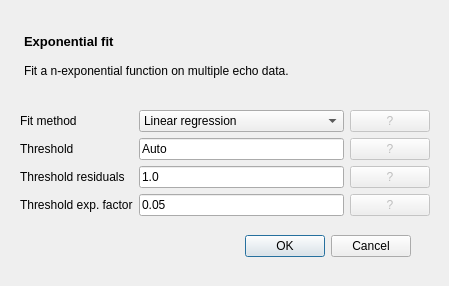
<?xml version="1.0" encoding="UTF-8"?>
<ui version="4.0">
 <class>ExpFit_View</class>
 <widget class="QDialog" name="ExpFit_View">
  <property name="geometry">
   <rect>
    <x>0</x>
    <y>0</y>
    <width>449</width>
    <height>286</height>
   </rect>
  </property>
  <property name="windowTitle">
   <string>Exponential fit</string>
  </property>
  <widget class="QDialogButtonBox" name="buttonBox">
   <property name="geometry">
    <rect>
     <x>70</x>
     <y>230</y>
     <width>341</width>
     <height>32</height>
    </rect>
   </property>
   <property name="toolTipDuration">
    <number>-1</number>
   </property>
   <property name="orientation">
    <enum>Qt::Horizontal</enum>
   </property>
   <property name="standardButtons">
    <set>QDialogButtonBox::Cancel|QDialogButtonBox::Ok</set>
   </property>
  </widget>
  <widget class="QWidget" name="gridLayoutWidget">
   <property name="geometry">
    <rect>
     <x>20</x>
     <y>30</y>
     <width>410</width>
     <height>186</height>
    </rect>
   </property>
   <layout class="QGridLayout" name="gridLayout">
    <item row="5" column="1">
     <widget class="QLineEdit" name="lineEdit_2">
      <property name="text">
       <string>1.0</string>
      </property>
     </widget>
    </item>
    <item row="5" column="2">
     <widget class="QPushButton" name="pushButton_3">
      <property name="enabled">
       <bool>false</bool>
      </property>
      <property name="mouseTracking">
       <bool>true</bool>
      </property>
      <property name="toolTip">
       <string>Threshold on normalized residual errors to discard wrong fits. 
Pixels with residual errors above this threshold are discarded. 
Accepted values are in the range [0, 1]. A value of 1 retains all the fitted values.</string>
      </property>
      <property name="text">
       <string>?</string>
      </property>
     </widget>
    </item>
    <item row="4" column="0">
     <widget class="QLabel" name="label_2">
      <property name="sizePolicy">
       <sizepolicy hsizetype="Expanding" vsizetype="Preferred">
        <horstretch>0</horstretch>
        <verstretch>0</verstretch>
       </sizepolicy>
      </property>
      <property name="text">
       <string>Threshold</string>
      </property>
     </widget>
    </item>
    <item row="3" column="0">
     <widget class="QLabel" name="label">
      <property name="sizePolicy">
       <sizepolicy hsizetype="Expanding" vsizetype="Preferred">
        <horstretch>0</horstretch>
        <verstretch>0</verstretch>
       </sizepolicy>
      </property>
      <property name="text">
       <string>Fit method</string>
      </property>
     </widget>
    </item>
    <item row="3" column="1">
     <widget class="QComboBox" name="comboBox">
      <property name="sizePolicy">
       <sizepolicy hsizetype="MinimumExpanding" vsizetype="Fixed">
        <horstretch>0</horstretch>
        <verstretch>0</verstretch>
       </sizepolicy>
      </property>
      <item>
       <property name="text">
        <string>Linear regression</string>
       </property>
      </item>
      <item>
       <property name="text">
        <string>Linear regression bi-exponential</string>
       </property>
      </item>
      <item>
       <property name="text">
        <string>Piecewise linear regression</string>
       </property>
      </item>
      <item>
       <property name="text">
        <string>NNLS mono-exponential</string>
       </property>
      </item>
      <item>
       <property name="text">
        <string>NNLS bi-exponential</string>
       </property>
      </item>
      <item>
       <property name="text">
        <string>NNLS tri-exponential</string>
       </property>
      </item>
     </widget>
    </item>
    <item row="0" column="0" colspan="3">
     <widget class="QTextEdit" name="textEdit">
      <property name="enabled">
       <bool>true</bool>
      </property>
      <property name="sizePolicy">
       <sizepolicy hsizetype="Minimum" vsizetype="Maximum">
        <horstretch>0</horstretch>
        <verstretch>0</verstretch>
       </sizepolicy>
      </property>
      <property name="sizeIncrement">
       <size>
        <width>0</width>
        <height>0</height>
       </size>
      </property>
      <property name="baseSize">
       <size>
        <width>0</width>
        <height>0</height>
       </size>
      </property>
      <property name="autoFillBackground">
       <bool>true</bool>
      </property>
      <property name="styleSheet">
       <string notr="true">background: rgba(0,0,0,0%)</string>
      </property>
      <property name="frameShape">
       <enum>QFrame::NoFrame</enum>
      </property>
      <property name="verticalScrollBarPolicy">
       <enum>Qt::ScrollBarAlwaysOff</enum>
      </property>
      <property name="readOnly">
       <bool>true</bool>
      </property>
      <property name="html">
       <string>&lt;!DOCTYPE HTML PUBLIC &quot;-//W3C//DTD HTML 4.0//EN&quot; &quot;http://www.w3.org/TR/REC-html40/strict.dtd&quot;&gt;
&lt;html&gt;&lt;head&gt;&lt;meta name=&quot;qrichtext&quot; content=&quot;1&quot; /&gt;&lt;style type=&quot;text/css&quot;&gt;
p, li { white-space: pre-wrap; }
&lt;/style&gt;&lt;/head&gt;&lt;body style=&quot; font-family:'Sans Serif'; font-size:9pt; font-weight:400; font-style:normal;&quot;&gt;
&lt;p style=&quot; margin-top:0px; margin-bottom:0px; margin-left:0px; margin-right:0px; -qt-block-indent:0; text-indent:0px;&quot;&gt;&lt;span style=&quot; font-size:10pt; font-weight:600;&quot;&gt;Exponential&lt;/span&gt;&lt;span style=&quot; font-size:10pt;&quot;&gt; &lt;/span&gt;&lt;span style=&quot; font-size:10pt; font-weight:600;&quot;&gt;fit&lt;/span&gt;&lt;/p&gt;
&lt;p style=&quot;-qt-paragraph-type:empty; margin-top:0px; margin-bottom:0px; margin-left:0px; margin-right:0px; -qt-block-indent:0; text-indent:0px; font-size:10pt;&quot;&gt;&lt;br /&gt;&lt;/p&gt;
&lt;p style=&quot; margin-top:0px; margin-bottom:0px; margin-left:0px; margin-right:0px; -qt-block-indent:0; text-indent:0px;&quot;&gt;Fit a n-exponential function on multiple echo data.&lt;/p&gt;&lt;/body&gt;&lt;/html&gt;</string>
      </property>
     </widget>
    </item>
    <item row="4" column="1">
     <widget class="QLineEdit" name="lineEdit">
      <property name="sizePolicy">
       <sizepolicy hsizetype="MinimumExpanding" vsizetype="Fixed">
        <horstretch>0</horstretch>
        <verstretch>0</verstretch>
       </sizepolicy>
      </property>
      <property name="text">
       <string>Auto</string>
      </property>
     </widget>
    </item>
    <item row="3" column="2">
     <widget class="QPushButton" name="pushButton_2">
      <property name="enabled">
       <bool>false</bool>
      </property>
      <property name="sizePolicy">
       <sizepolicy hsizetype="Fixed" vsizetype="Fixed">
        <horstretch>0</horstretch>
        <verstretch>0</verstretch>
       </sizepolicy>
      </property>
      <property name="mouseTracking">
       <bool>true</bool>
      </property>
      <property name="toolTip">
       <string>Fit method: linear regression on the log of the data, 
or non-negative least squares fitting of n-exponential</string>
      </property>
      <property name="toolTipDuration">
       <number>-1</number>
      </property>
      <property name="text">
       <string>?</string>
      </property>
     </widget>
    </item>
    <item row="4" column="2">
     <widget class="QPushButton" name="pushButton">
      <property name="enabled">
       <bool>false</bool>
      </property>
      <property name="sizePolicy">
       <sizepolicy hsizetype="Fixed" vsizetype="Fixed">
        <horstretch>0</horstretch>
        <verstretch>0</verstretch>
       </sizepolicy>
      </property>
      <property name="mouseTracking">
       <bool>true</bool>
      </property>
      <property name="toolTip">
       <string>Threshold on pixel values to discard low SNR pixels from the fitting. 
Default: auto threshold based on gaussian mixture on the histogram values. 
Set the value to 0 for no threshold</string>
      </property>
      <property name="toolTipDuration">
       <number>-1</number>
      </property>
      <property name="text">
       <string>?</string>
      </property>
     </widget>
    </item>
    <item row="5" column="0">
     <widget class="QLabel" name="label_3">
      <property name="text">
       <string>Threshold residuals</string>
      </property>
     </widget>
    </item>
    <item row="6" column="0">
     <widget class="QLabel" name="label_4">
      <property name="text">
       <string>Threshold exp. factor</string>
      </property>
     </widget>
    </item>
    <item row="6" column="1">
     <widget class="QLineEdit" name="lineEdit_3">
      <property name="text">
       <string>0.05</string>
      </property>
     </widget>
    </item>
    <item row="6" column="2">
     <widget class="QPushButton" name="pushButton_4">
      <property name="enabled">
       <bool>false</bool>
      </property>
      <property name="mouseTracking">
       <bool>true</bool>
      </property>
      <property name="toolTip">
       <string>Threshold on exponential factor to discard wrong fits. 
When exp factor is very small, the fit is a line. 
Pixels with exponential factor below this threshold are discarded. 
Accepted values are in the range [0, 1].
 Default value=0.05. A value of 0 retains all the fitted values.</string>
      </property>
      <property name="text">
       <string>?</string>
      </property>
     </widget>
    </item>
   </layout>
  </widget>
 </widget>
 <resources/>
 <connections>
  <connection>
   <sender>buttonBox</sender>
   <signal>accepted()</signal>
   <receiver>ExpFit_View</receiver>
   <slot>accept()</slot>
   <hints>
    <hint type="sourcelabel">
     <x>248</x>
     <y>254</y>
    </hint>
    <hint type="destinationlabel">
     <x>157</x>
     <y>274</y>
    </hint>
   </hints>
  </connection>
  <connection>
   <sender>buttonBox</sender>
   <signal>rejected()</signal>
   <receiver>ExpFit_View</receiver>
   <slot>reject()</slot>
   <hints>
    <hint type="sourcelabel">
     <x>316</x>
     <y>260</y>
    </hint>
    <hint type="destinationlabel">
     <x>286</x>
     <y>274</y>
    </hint>
   </hints>
  </connection>
 </connections>
</ui>
